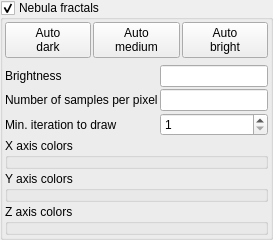
    <widget class="MyGroupBox" name="groupCheck_nebula_mode">
     <property name="title">
      <string>Nebula fractals</string>
     </property>
     <property name="checkable">
      <bool>true</bool>
     </property>
     <layout class="QVBoxLayout" name="verticalLayout_5">
      <property name="spacing">
       <number>2</number>
      </property>
      <property name="leftMargin">
       <number>2</number>
      </property>
      <property name="topMargin">
       <number>2</number>
      </property>
      <property name="rightMargin">
       <number>2</number>
      </property>
      <property name="bottomMargin">
       <number>2</number>
      </property>
      <item>
       <layout class="QHBoxLayout" name="horizontalLayout">
        <property name="spacing">
         <number>2</number>
        </property>
        <item>
         <widget class="QPushButton" name="pushButton_nebula_auto_brightness_dark">
          <property name="text">
           <string>Auto
dark</string>
          </property>
         </widget>
        </item>
        <item>
         <widget class="QPushButton" name="pushButton_nebula_auto_brightness_medium">
          <property name="text">
           <string>Auto
medium</string>
          </property>
         </widget>
        </item>
        <item>
         <widget class="QPushButton" name="pushButton_nebula_auto_brightness_bright">
          <property name="text">
           <string>Auto
bright</string>
          </property>
         </widget>
        </item>
       </layout>
      </item>
      <item>
       <layout class="QGridLayout" name="gridLayout_3">
        <property name="topMargin">
         <number>5</number>
        </property>
        <item row="1" column="1">
         <widget class="MyLineEdit" name="logedit_nebula_samples_per_pixel"/>
        </item>
        <item row="0" column="0">
         <widget class="QLabel" name="label">
          <property name="text">
           <string>Brightness</string>
          </property>
         </widget>
        </item>
        <item row="1" column="0">
         <widget class="QLabel" name="label_2">
          <property name="text">
           <string>Number of samples per pixel</string>
          </property>
         </widget>
        </item>
        <item row="0" column="1">
         <widget class="MyLineEdit" name="logedit_nebula_brightness"/>
        </item>
        <item row="2" column="0">
         <widget class="QLabel" name="label_3">
          <property name="text">
           <string>Min. iteration to draw</string>
          </property>
         </widget>
        </item>
        <item row="2" column="1">
         <widget class="MySpinBox" name="spinboxInt_nebula_min_iteration">
          <property name="sizePolicy">
           <sizepolicy hsizetype="Minimum" vsizetype="Maximum">
            <horstretch>0</horstretch>
            <verstretch>0</verstretch>
           </sizepolicy>
          </property>
          <property name="minimum">
           <number>1</number>
          </property>
          <property name="maximum">
           <number>9999</number>
          </property>
         </widget>
        </item>
       </layout>
      </item>
      <item>
       <widget class="QGroupBox" name="groupBox_x_axis_colors">
        <property name="title">
         <string>X axis colors</string>
        </property>
        <layout class="QVBoxLayout" name="verticalLayout_6">
         <property name="spacing">
          <number>2</number>
         </property>
         <property name="leftMargin">
          <number>2</number>
         </property>
         <property name="topMargin">
          <number>2</number>
         </property>
         <property name="rightMargin">
          <number>2</number>
         </property>
         <property name="bottomMargin">
          <number>2</number>
         </property>
         <item>
          <widget class="cGradientEditWidget" name="colorpalette_nebula_x_axis_colors" native="true">
           <property name="toolTip">
            <string>&lt;html&gt;&lt;head/&gt;&lt;body&gt;&lt;p&gt;Gradient which defines the colors of the fractal surface.&lt;/p&gt;&lt;/body&gt;&lt;/html&gt;</string>
           </property>
          </widget>
         </item>
        </layout>
       </widget>
      </item>
      <item>
       <widget class="QGroupBox" name="groupBox_y_axis_colors">
        <property name="title">
         <string>Y axis colors</string>
        </property>
        <layout class="QVBoxLayout" name="verticalLayout_7">
         <property name="spacing">
          <number>2</number>
         </property>
         <property name="leftMargin">
          <number>2</number>
         </property>
         <property name="topMargin">
          <number>2</number>
         </property>
         <property name="rightMargin">
          <number>2</number>
         </property>
         <property name="bottomMargin">
          <number>2</number>
         </property>
         <item>
          <widget class="cGradientEditWidget" name="colorpalette_nebula_y_axis_colors" native="true">
           <property name="toolTip">
            <string>&lt;html&gt;&lt;head/&gt;&lt;body&gt;&lt;p&gt;Gradient which defines the colors of the fractal surface.&lt;/p&gt;&lt;/body&gt;&lt;/html&gt;</string>
           </property>
          </widget>
         </item>
        </layout>
       </widget>
      </item>
      <item>
       <widget class="QGroupBox" name="groupBox_z_axis_colors">
        <property name="title">
         <string>Z axis colors</string>
        </property>
        <layout class="QVBoxLayout" name="verticalLayout_8">
         <property name="spacing">
          <number>2</number>
         </property>
         <property name="leftMargin">
          <number>2</number>
         </property>
         <property name="topMargin">
          <number>2</number>
         </property>
         <property name="rightMargin">
          <number>2</number>
         </property>
         <property name="bottomMargin">
          <number>2</number>
         </property>
         <item>
          <widget class="cGradientEditWidget" name="colorpalette_nebula_z_axis_colors" native="true">
           <property name="toolTip">
            <string>&lt;html&gt;&lt;head/&gt;&lt;body&gt;&lt;p&gt;Gradient which defines the colors of the fractal surface.&lt;/p&gt;&lt;/body&gt;&lt;/html&gt;</string>
           </property>
          </widget>
         </item>
        </layout>
       </widget>
      </item>
     </layout>
    </widget>
